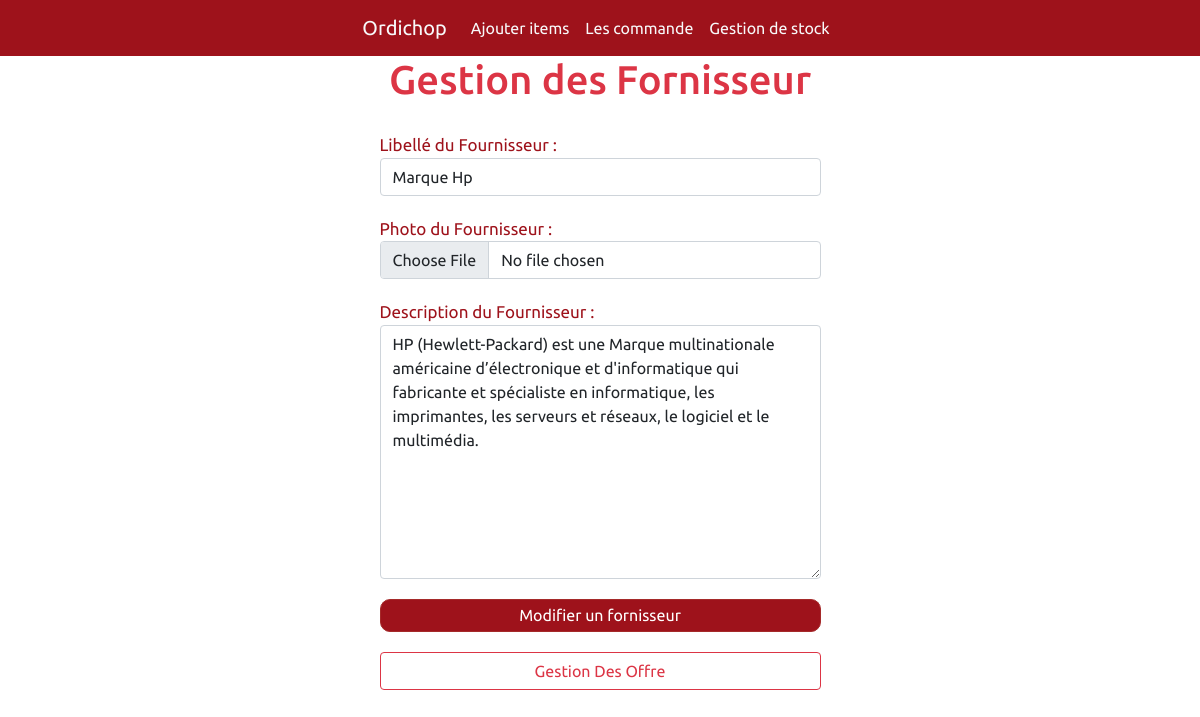
/admin/Gestion_des_fornisseur.php?mdf=1 (signed in), run on the app's committed database.
### tables this page shows
CREATE TABLE IF NOT EXISTS `fornisseur` (
  `id_fornisseur` int(11) NOT NULL AUTO_INCREMENT,
  `nom_fornisseur` varchar(225) NOT NULL,
  `img_fornisseur` varchar(1000) NOT NULL,
  `description_fornisseur` varchar(1000) NOT NULL,
  PRIMARY KEY (`id_fornisseur`)
);

### admin/Gestion_des_fornisseur.php (the view, shortened to what this page needs)
<?php
include "incAdmin/hedear.php";
?>
<h1 align="center" class="text-danger">Gestion des Fornisseur</h1>
<?php
include "../inc/db.php";
$sql = $db->prepare("SELECT * from fornisseur");
$sql->execute();
$tab = $sql->fetchAll();
if (empty($_GET['mdf'])) {
?>
    <table class='table table-striped mt-2'>
        <tr class="bg-cl text-white row-12">
            <td class="col-2">Image</td>
            <td class="col-2">Nom</td>
            <td class="col-3">Description</td>
            <td class="col-2">action</td>
        </tr>
        <?php foreach ($tab as $val) { ?>
            <tr>
                <td><img src="image/<?= $val['img_fornisseur'] ?>" alt="" class="img-thumbnail imgg"> </td>
                <td><?= $val['nom_fornisseur'] ?></td>
                <td><?= $val['description_fornisseur'] ?></td>
                <td>
                    <a href="?sepp=<?= $val['id_fornisseur'] ?>" onclick="return confirm('Voulez-vous supprimer Offre') "><i class="fa-solid fa-xmark"></i></a>
                    <a href="?mdf=<?= $val['id_fornisseur'] ?>"><i class="fa-solid fa-pen-to-square"></i></a>
                </td>
            </tr>
        <?php } ?>
    </table>
<?php } else {
    $sql = $db->prepare("SELECT * from fornisseur where id_fornisseur=?");
    $sql->execute([$_GET['mdf']]);
    $tab = $sql->fetch();
?>
    <div class="adminbody">
        <form action="" method="post" enctype="multipart/form-data">
            <div>
                <label for="">Libellé du Fournisseur :</label>
                <input type="text" name="c_name" value="<?= $tab['nom_fornisseur'] ?>" placeholder="Libellé du Fournisseur" class="form-control">
            </div>
            <div>
                <label for="">Photo du Fournisseur :</label>
                <input type="file" name="c_image" value="<?= $tab['img_fornisseur'] ?>" class="form-control">
            </div>
            <div>
                <label for="">Description du Fournisseur :</label>
                <textarea name="c_description" id="" cols="40" rows="10" class="form-control"><?= $tab['description_fornisseur'] ?></textarea>
            </div>
            <div>
                <input type="submit" value="Modifier un fornisseur" name="Modifier">
            </div>
            <div>
                <a href="Gestion_des_fornisseur.php" class="btn btn-outline-danger">Gestion Des Offre</a>
            </div>
        </form>
    </div>
<?php
}
?>

### admin/css/style.css (style rules this page uses)
body { background-color: #f3f3f3; }
.adminbody { display: flex; justify-content: center; align-self: center; }
form div { margin: 20px; display: flex; flex-direction: column; }
form input { color: #9e121b; border-radius: 10px; border: 0.5px solid brown; display: flex; justify-content: center; padding: 3px; }
form label { font-size: 17px; color: #9e121b; }
form input[type="submit"] { background-color: #9e121b; height: 33px; color: white; }

### admin/css/dash.css (style rules this page uses)
* { font-family: "Ubuntu", sans-serif; margin: 0; padding: 0; box-sizing: border-box; }
:root { --blue: #9e121b; --white: #fff; --gray: #f3f3f3; --black1: #222; --black2: #999; }

### data on the page
fornisseur: c_name "Marque Hp", c_description "HP (Hewlett-Packard) est une Marque multinationale américaine d’électronique et d'informatique qui fabricante et spécialiste en informatique, les imprimantes, les serveurs et réseaux, le logiciel et le multimédia."
